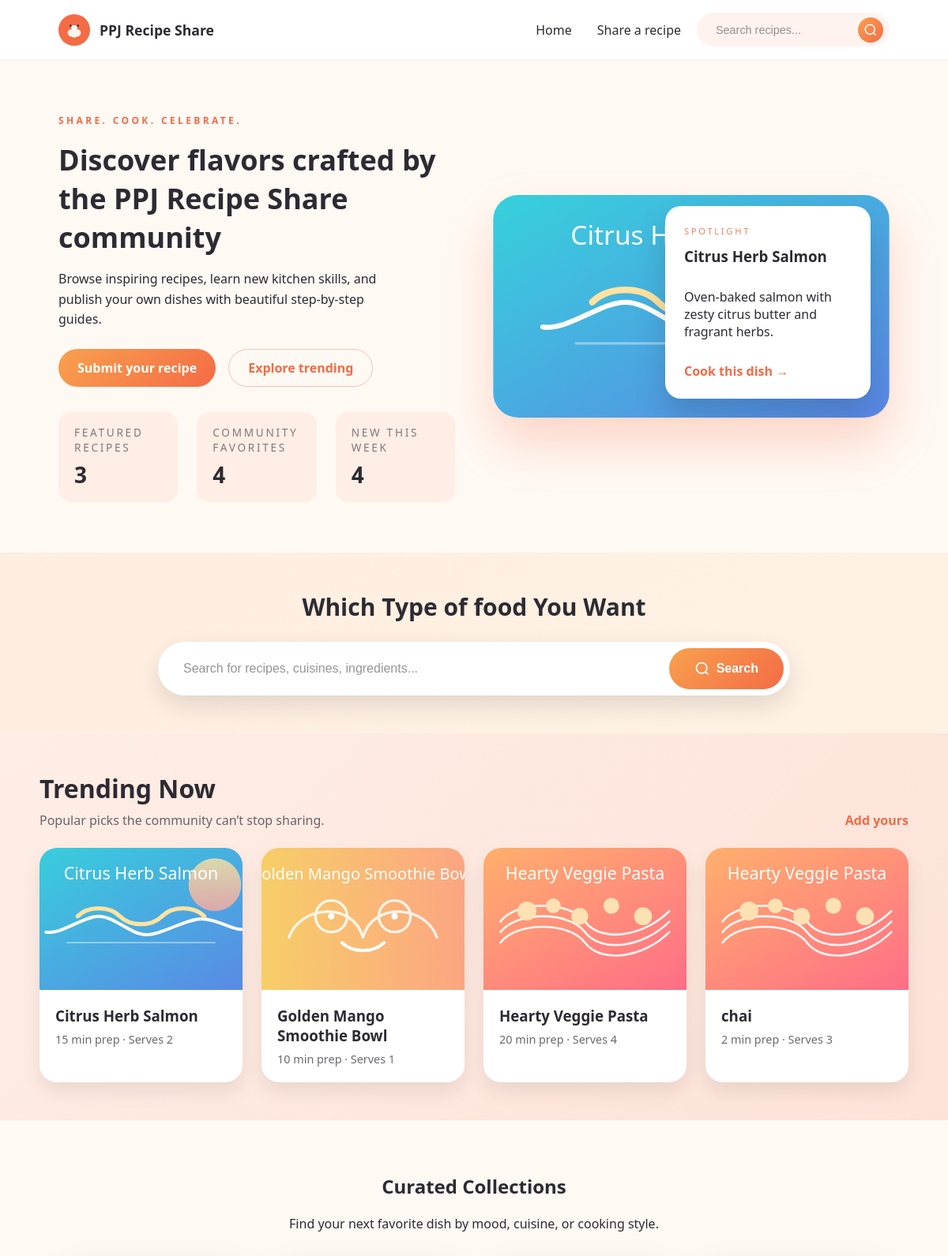
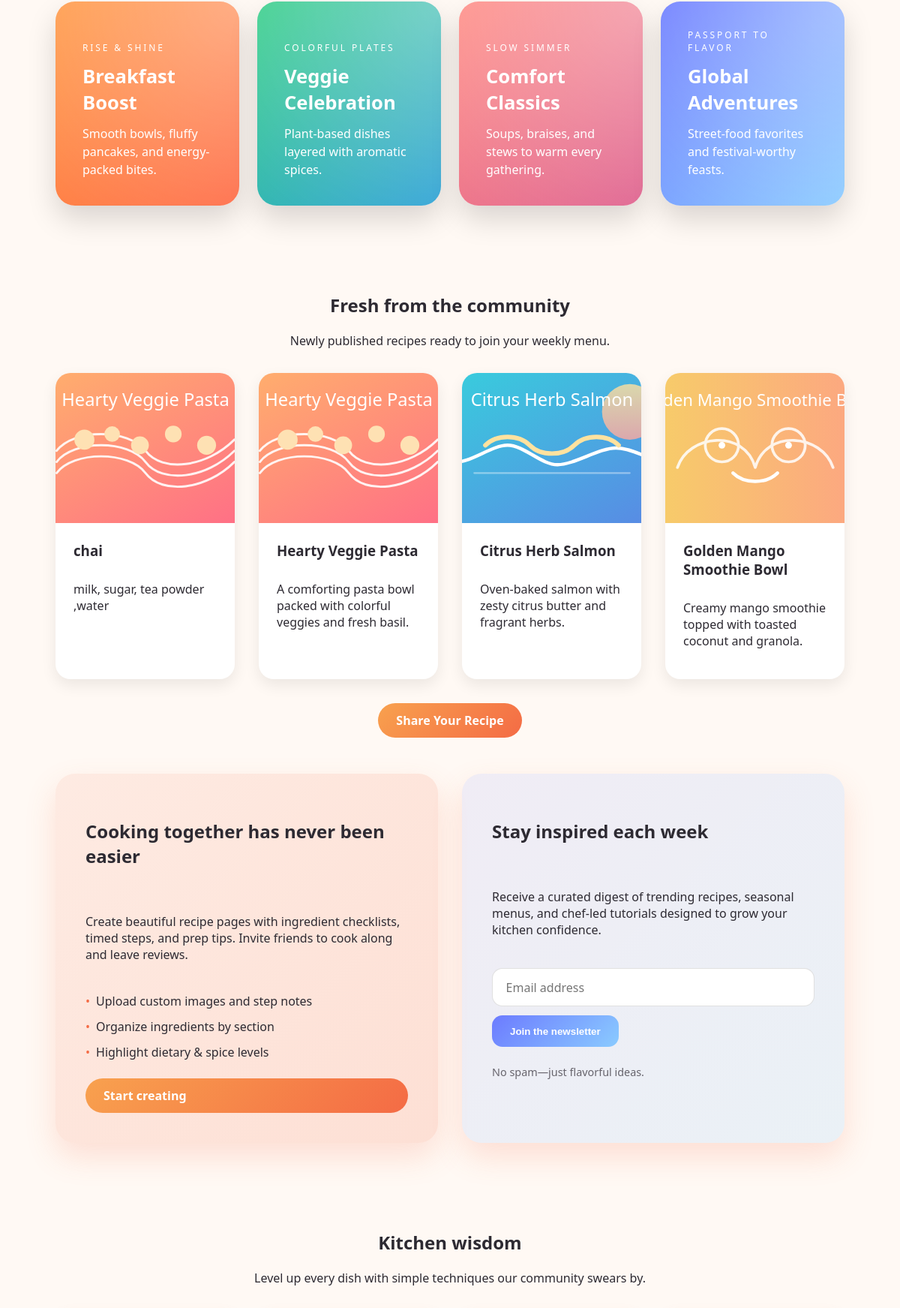
The page / (upper part) on the database its author committed (2 pictures, top to bottom).
### recipes/models.py (models this page shows, shortened)
class Recipe(models.Model):
    title = models.CharField(max_length=150)
    subtitle = models.CharField(max_length=255, blank=True)
    slug = models.SlugField(unique=True)
    hero_image = models.CharField(
        max_length=255,
        help_text="Relative path to a hero image stored under recipes static files.",
        blank=True,
    )
    uploaded_image = models.ImageField(
        upload_to="recipes/uploads/", blank=True, null=True
    )
    prep_time = models.PositiveIntegerField(help_text="Preparation time in minutes")
    cook_time = models.PositiveIntegerField(help_text="Cooking time in minutes")
    servings = models.PositiveIntegerField(default=1)
    short_description = models.TextField()
    ingredients = models.TextField(help_text="One ingredient per line")
    directions = models.TextField(help_text="One step per line")
    created_at = models.DateTimeField(auto_now_add=True)
    class Meta:
        ordering = ["title"]

### recipes/views.py (the view)
# urls.py: 2. Add a URL to urlpatterns:  path('', views.home, name='home')
def home(request):
    recipes = Recipe.objects.all()
    featured = recipes[:3]
    latest_recipes = Recipe.objects.order_by("-created_at")[:4]
    return render(
        request,
        "recipes/home.html",
        {
            "recipes": recipes,
            "featured": featured,
            "latest_recipes": latest_recipes,
        },
    )

### recipes/templates/recipes/home.html (shortened to what this page needs)
{% extends "recipes/base.html" %}
{% load static %}
{% block content %}
{% with featured|first as hero_recipe %}
<section class="hero">
    <div class="hero-text">
        <span class="tagline">Share. Cook. Celebrate.</span>
        <h1>Discover flavors crafted by the PPJ Recipe Share community</h1>
        <p>Browse inspiring recipes, learn new kitchen skills, and publish your own dishes with beautiful step-by-step guides.</p>
        <div class="hero-actions">
            <a class="button" href="{% url 'recipes:create' %}">Submit your recipe</a>
            <a class="button ghost" href="#trending">Explore trending</a>
        </div>
        <dl class="hero-stats">
            <div>
                <dt>Featured recipes</dt>
                <dd>{{ featured|length }}</dd>
            </div>
            <div>
                <dt>Community favorites</dt>
                <dd>{{ recipes|length }}</dd>
            </div>
            <div>
                <dt>New this week</dt>
                <dd>{{ latest_recipes|length }}</dd>
            </div>
        </dl>
    </div>
    {% if hero_recipe %}
    <div class="hero-visual">
        <div class="hero-card">
            <span class="label">Spotlight</span>
            <h3>{{ hero_recipe.title }}</h3>
            <p>{{ hero_recipe.short_description }}</p>
            <a href="{% url 'recipes:detail' slug=hero_recipe.slug %}">Cook this dish →</a>
        </div>
    </div>
    {% endif %}
</section>
{% endwith %}
<section class="google-search-section">
    <div class="search-container">
        <h2 class="search-title">Which Type of food You Want</h2>
        <form action="{% url 'recipes:search' %}" method="get" class="google-search-form">
            <div class="search-wrapper">
                <input type="text" name="q" placeholder="Search for recipes, cuisines, ingredients..." class="search-input" required>
                <button type="submit" class="search-button">
                    <svg width="20" height="20" viewBox="0 0 24 24" fill="none" stroke="currentColor" stroke-width="2">
                        <circle cx="11" cy="11" r="8"></circle>
                        <path d="m21 21-4.35-4.35"></path>
                    </svg>
                    Search
                </button>
            </div>
        </form>
    </div>
</section>
<section class="trending" id="trending">
    <div class="section-heading">
        <div>
            <h2>Trending Now</h2>
            <p>Popular picks the community can’t stop sharing.</p>
        </div>
        <a class="link" href="{% url 'recipes:create' %}">Add yours</a>
    </div>
    <div class="trending-rail">
        {% for recipe in recipes|slice:":8" %}
            <article class="trend-card">
                <a href="{% url 'recipes:detail' slug=recipe.slug %}">
                    {% if recipe.uploaded_image %}
                        <img src="{{ recipe.uploaded_image.url }}" alt="{{ recipe.title }}">
                    {% else %}
                        <img src="{% static recipe.hero_image %}" alt="{{ recipe.title }}">
                    {% endif %}
                    <div class="trend-body">
                        <h3>{{ recipe.title }}</h3>
                        <span>{{ recipe.prep_time }} min prep · Serves {{ recipe.servings }}</span>
                    </div>
                </a>
            </article>
        {% endfor %}
    </div>
</section>
<section class="collections">
    <header class="section-header">
        <h2>Curated Collections</h2>
        <p>Find your next favorite dish by mood, cuisine, or cooking style.</p>
    </header>
    <div class="collection-grid">
        <a class="collection-tile morning" href="#">
            <div>
                <span>Rise & Shine</span>
                <h3>Breakfast Boost</h3>
                <p>Smooth bowls, fluffy pancakes, and energy-packed bites.</p>
            </div>
        </a>
        <a class="collection-tile vibrant" href="#">
            <div>
                <span>Colorful Plates</span>
                <h3>Veggie Celebration</h3>
                <p>Plant-based dishes layered with aromatic spices.</p>
            </div>
        </a>
        <a class="collection-tile cozy" href="#">
            <div>
                <span>Slow Simmer</span>
                <h3>Comfort Classics</h3>
                <p>Soups, braises, and stews to warm every gathering.</p>
            </div>
        </a>
        <a class="collection-tile wander" href="#">
            <div>
                <span>Passport to Flavor</span>
                <h3>Global Adventures</h3>
                <p>Street-food favorites and festival-worthy feasts.</p>
            </div>
        </a>
    </div>
</section>
<section class="latest-recipes">
    <header class="section-header">
        <h2>Fresh from the community</h2>
        <p>Newly published recipes ready to join your weekly menu.</p>
    </header>
    <div class="cards compact">
        {% for recipe in latest_recipes %}
            <article class="card">
                <a href="{% url 'recipes:detail' slug=recipe.slug %}" class="card-image">
                    {% if recipe.uploaded_image %}
                        <img src="{{ recipe.uploaded_image.url }}" alt="{{ recipe.title }}">
                    {% else %}
                        <img src="{% static recipe.hero_image %}" alt="{{ recipe.title }}">
                    {% endif %}
                </a>
                <div class="card-body">
                    <h3><a href="{% url 'recipes:detail' slug=recipe.slug %}">{{ recipe.title }}</a></h3>
                    <p>{{ recipe.short_description }}</p>
                </div>
            </article>
        {% endfor %}
    </div>
    <div class="cta-row">
        <a class="button" href="{% url 'recipes:create' %}">Share Your Recipe</a>
    </div>
</section>
<section class="experience">
    <div class="experience-card">
        <h2>Cooking together has never been easier</h2>
        <p>Create beautiful recipe pages with ingredient checklists, timed steps, and prep tips. Invite friends to cook along and leave reviews.</p>
        <ul>
            <li>Upload custom images and step notes</li>
            <li>Organize ingredients by section</li>
            <li>Highlight dietary & spice levels</li>
        </ul>
        <a class="button" href="{% url 'recipes:create' %}">Start creating</a>
    </div>
    <div class="experience-card alt">
        <h2>Stay inspired each week</h2>
        <p>Receive a curated digest of trending recipes, seasonal menus, and chef-led tutorials designed to grow your kitchen confidence.</p>
        <form class="subscribe-form">
            <input type="email" placeholder="Email address">
            <button type="button">Join the newsletter</button>
        </form>
        <p class="mini-note">No spam—just flavorful ideas.</p>
    </div>
</section>
<section class="kitchen-tips">
    <header class="section-header">
        <h2>Kitchen wisdom</h2>
        <p>Level up every dish with simple techniques our community swears by.</p>
    </header>
</section>
{% endblock %}

### recipes/templates/recipes/base.html (shortened to what this page needs)
{% load static %}
<!DOCTYPE html>
<html lang="en">
<head>
    <link rel="stylesheet" href="{% static 'recipes/css/styles.css' %}">
</head>
<body>
    <header class="site-header">
        <div class="header-content">
            <a class="logo" href="{% url 'recipes:home' %}">
                <img src="{% static 'recipes/images/logo.svg' %}" alt="PPJ Recipe Share">
                <span>PPJ Recipe Share</span>
            </a>
            <nav class="primary-nav">
                <a href="{% url 'recipes:home' %}">Home</a>
                <a href="{% url 'recipes:create' %}">Share a recipe</a>
                <form action="{% url 'recipes:search' %}" method="get" class="header-search-form">
                    <input type="text" name="q" placeholder="Search recipes..." class="header-search-input">
                    <button type="submit" class="header-search-button" aria-label="Search">
                        <svg width="18" height="18" viewBox="0 0 24 24" fill="none" stroke="currentColor" stroke-width="2">
                            <circle cx="11" cy="11" r="8"></circle>
                            <path d="m21 21-4.35-4.35"></path>
                        </svg>
                    </button>
                </form>
            </nav>
        </div>
    </header>
    <main>
        {% block content %}{% endblock %}
    </main>
</body>
</html>

### rows shown on the page
Recipe: title "Citrus Herb Salmon", short_description "Oven-baked salmon with zesty citrus butter and fragrant herbs.", hero_image (picture), prep_time "15", servings "2"
Recipe: hero_image (picture), title "Golden Mango Smoothie Bowl", prep_time "10", servings "1", short_description "Creamy mango smoothie topped with toasted coconut and granola."
Recipe: hero_image (picture), title "Hearty Veggie Pasta", prep_time "20", servings "4", short_description "A comforting pasta bowl packed with colorful veggies and fresh basil."
Recipe: hero_image (picture), title "chai", prep_time "2", servings "3", short_description "milk, sugar, tea powder ,water"

### other values the page prints
{{ featured|length }} "3"
{{ recipes|length }} "4"
{{ latest_recipes|length }} "4"
